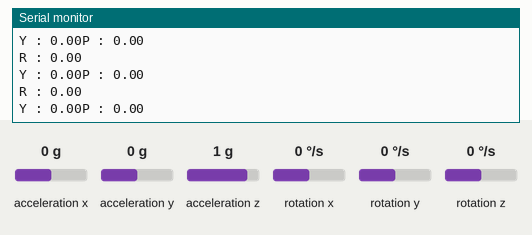
Simulated run of this sketch. Board: Arduino Uno, built with avr-gcc and run on an emulated ATmega328P. Parts: the last lines printed to the serial monitor. The inputs (shaded band) are chosen by the test bench; at power-on: acceleration y 0 g, acceleration x 0 g, acceleration z 1 g, rotation z 0 °/s, rotation x 0 °/s, rotation y 0 °/s.

Above: at 4.2 s.
4.3 s: acceleration y set to -1.4 g
At 4.8 s:
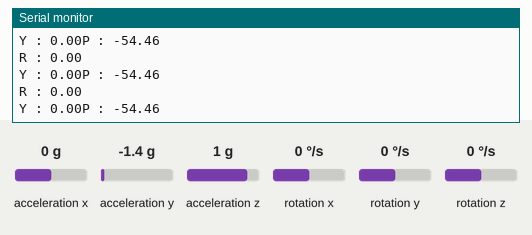
7.3 s: acceleration x set to -1.4 g
At 8.3 s:
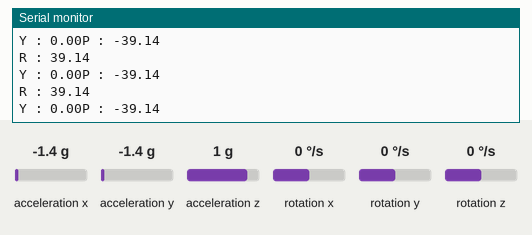
10.3 s: acceleration z set to -1.4 g
At 10.9 s:
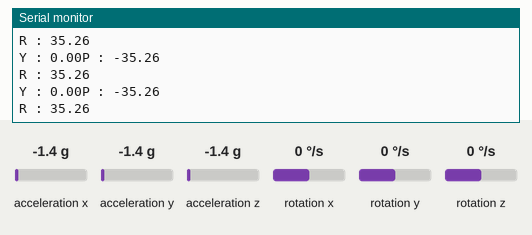
11.8 s: acceleration y set to 0 g
At 12.6 s:
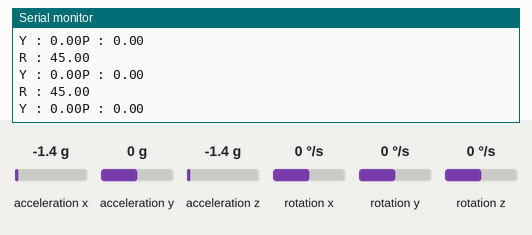
14.8 s: rotation z set to -192 °/s
At 15.5 s:
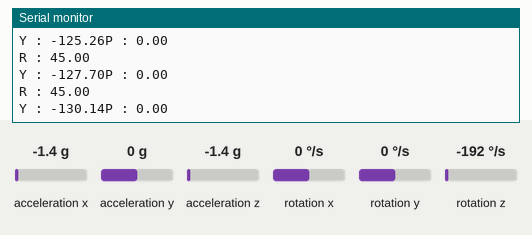
Timing chart, 0 to 17.3 s (numbered marks = the images above; inputs shaded):
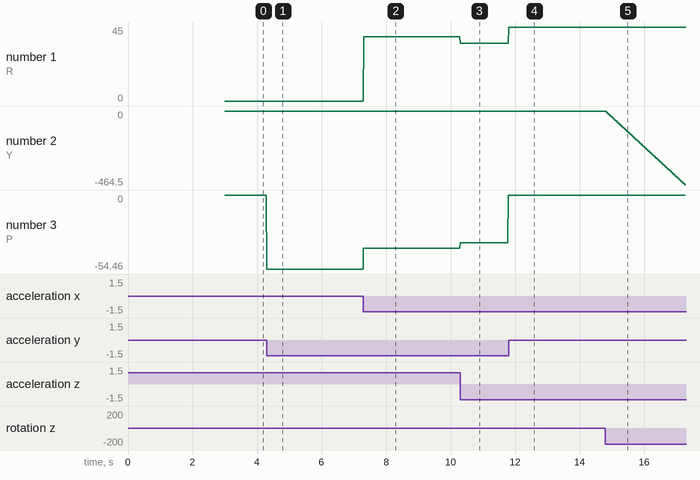

Measured:
- after the input at 4.3 s, the serial monitor: prints a new line at once (image 1)
- after the input at 7.3 s, the serial monitor: prints a new line at once (image 2)
- after the input at 10.3 s, the serial monitor: prints a new line at once (image 3)
- after the input at 11.8 s, the serial monitor: prints a new line at once (image 4)
- after the input at 14.8 s, the serial monitor: prints a new line at once (image 5)
- plotted number 1: 0 → 39.14 after the input at 7.3 s, 39.14 → 35.26 after the input at 10.3 s, 35.26 → 45 after the input at 11.8 s
- plotted number 2: 0 → -464.5 after the input at 14.8 s
- plotted number 3: -54.46 → -35.26 after the input at 7.3 s

The sketch:

Debug_Gyroscope.ino
```cpp
// (licence header left out)
#include <Wire.h>
#include <MPU6050_light.h>
MPU6050 mpu(Wire);
unsigned long timer = 0;

void setup() {
  Serial.begin(115200);                           // Ensure serial monitor set to this value also
  Wire.begin();
  mpu.begin();
  mpu.calcGyroOffsets();                          // This does the calibration
}

void loop() {
  mpu.update();
  if((millis()-timer)>10)                         // print data every 10ms
  {
    Serial.print("P : ");
    Serial.println(mpu.getAngleX());
    Serial.print("R : ");
    Serial.println(mpu.getAngleY());
    Serial.print("Y : ");
    Serial.print(mpu.getAngleZ());
    timer = millis();
  }
}
```
